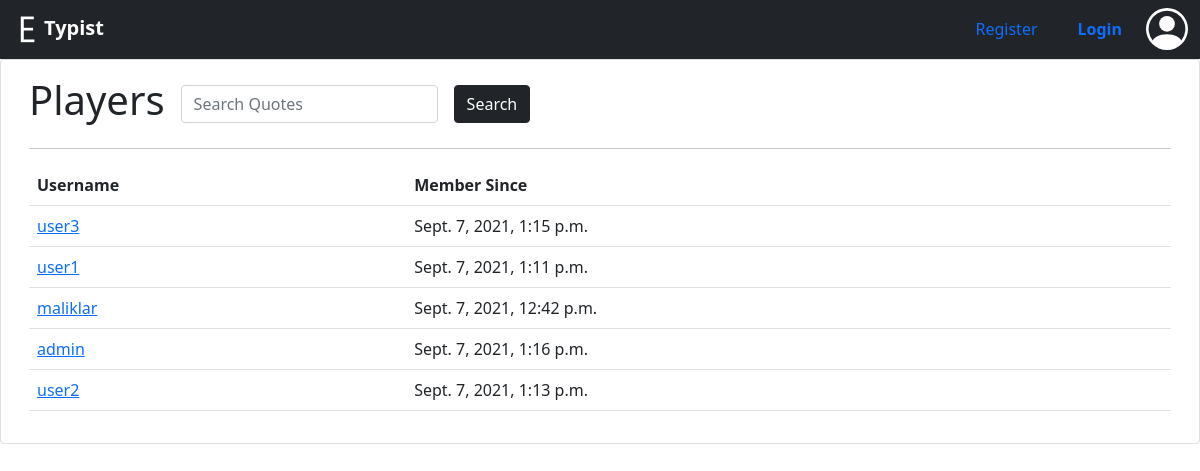
The page /players on the database its author committed.
### main/models.py (models this page shows)
class User(AbstractUser):
    country = TextField()
    date = DateTimeField()
    pass

### main/views.py (the view)
# urls.py: path('players', views.players, name="players"),
def players(request):
    if request.method == "POST":
        query = request.POST['query']
        result = User.objects.filter(username__contains=query)
        return render(request, 'main/players.html', {
                "result": result
        })
    else:
        random = User.objects.all().order_by('?')
        return render(request, 'main/players.html', {
            "result": random
        })

### main/templates/main/players.html (shortened to what this page needs)
{% extends "main/layout.html" %}
{% block body %}
<div class="container-fluid">
    <div class="row">
        <div class="card">
            <div class="card-body">
                <form class="row row-cols-lg-auto g-3 align-items-center" method="POST" action="{% url 'players' %}">
                    <h1 class="card-title">
                        Players
                    </h1>
                    <div class="col-12">
                        <input type="search" class="form-control" name="query" id="search-quote"
                            aria-describedby="search" placeholder="Search Quotes" required>
                    </div>
                    <div class="col-6">
                        <button type="submit" class="btn btn-dark">Search</button>
                    </div>
                </form>
                <hr>
                <table class="table">
                    <thead>
                        <tr>
                            <th>Username</th>
                            <th>Member Since</th>
                        </tr>
                        {% for res in result %}
                        <tr>
                            <td><a href="{% url 'profile' res.username %}">{{res.username}}</a></td>
                            <td>{{res.date}}</td>
                        </tr>
                        {% endfor %}
                    </thead>
                </table>
            </div>
        </div>
    </div>
</div>
{% endblock %}

### rows shown on the page
User: username "user3", date "Sept. 7, 2021, 1:15 p.m."
User: username "user1", date "Sept. 7, 2021, 1:11 p.m."
User: username "maliklar", date "Sept. 7, 2021, 12:42 p.m."
User: username "admin", date "Sept. 7, 2021, 1:16 p.m."
User: username "user2", date "Sept. 7, 2021, 1:13 p.m."
